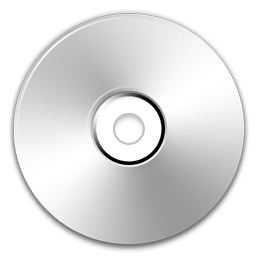
//> input picture CD.bmp, 256 x 256 px, given in place of the camera
$ ./original   (built with g++ and OpenCV 4)
//> lines starting //> are read from the running program, lines starting //| are printed output that depends on the picture; after the words box and inside, x2 and y2 are one past the last pixel; in counts of white or black regions, pixels touching at a corner belong together
#include "opencv2/video/tracking.hpp"
#include "opencv2/imgproc.hpp"
#include "opencv2/videoio.hpp"
#include "opencv2/highgui.hpp"

#include <iostream>
#include <ctype.h>

#define OBS_RADIUS_CM 6
#define OBS_DISTANCE 68
#define OBS_RADIUS_PX 91

#define FOCAL (OBS_RADIUS_PX * OBS_DISTANCE)/OBS_RADIUS_CM


using namespace cv;
using namespace std;


Point2f point;
bool addRemovePt = false;

static void onMouse( int event, int x, int y, int /*flags*/, void* /*param*/ )
{
    if( event == EVENT_LBUTTONDOWN )
    {
        point = Point2f((float)x, (float)y);
        addRemovePt = true;
    }
}

int realDistance (int DIST_PX) {
    return (int) ((OBS_RADIUS_CM*FOCAL)/DIST_PX);
}

void brightnessContrast(Mat image, double alpha, int beta) {
    for( int y = 0; y < image.rows; y++ ) {
        for( int x = 0; x < image.cols; x++ ) {
            for( int c = 0; c < 3; c++ ) {
                image.at<Vec3b>(y,x)[c] = saturate_cast<uchar>( alpha*( image.at<Vec3b>(y,x)[c] ) + beta);
            }
        }
    }
}

Mat maskImg(Mat image) {
    Mat mask;
    inRange(image, Scalar(0,0,0), Scalar(50,50,50),mask);
    Mat masked;
    bitwise_or(image, mask, masked);
    return masked;
}


int main( int argc, char** argv )
{
    VideoCapture cap(0);
    TermCriteria termcrit(TermCriteria::COUNT|TermCriteria::EPS,20,0.03);
    Size subPixWinSize(10,10), winSize(31,31);

    const int MAX_COUNT = 5000;
    bool needToInit = false;
    bool nightMode = false;


    cap.open(0);

    if( !cap.isOpened() )
    {
        cout << "Could not initialize capturing...\n";
        return 0;
    }

    namedWindow( "Optical Flow", 1 );
    setMouseCallback( "Optical Flow", onMouse, 0 );

    Mat gray, prevGray, image, frame;
    vector<Point2f> points[2];

    while(1)
    {
        cap >> frame;
//> frame is the input picture: 256 rows x 256 cols, CV_8UC3; min 0, max 255, mean 224.9
        if( frame.empty() )
            break;

        frame.copyTo(image);
        cvtColor(image, gray, COLOR_BGR2GRAY);

        if( nightMode )
            image = Scalar::all(0);

        if( needToInit )
        {
            // automatic initialization
            goodFeaturesToTrack(gray, points[1], MAX_COUNT, 0.01, 10, Mat(), 3, 0, 0.04);
            cornerSubPix(gray, points[1], subPixWinSize, Size(-1,-1), termcrit);
            addRemovePt = false;
        }
        else if( !points[0].empty() )
        {
            vector<uchar> status;
            vector<float> err;
            if(prevGray.empty())
                gray.copyTo(prevGray);
            calcOpticalFlowPyrLK(prevGray, gray, points[0], points[1], status, err, winSize,
                                 3, termcrit, 0, 0.001);
            size_t i, k;
            for( i = k = 0; i < points[1].size(); i++ )
            {
                if( addRemovePt )
                {
                    if( norm(point - points[1][i]) <= 5 )
                    {
                        addRemovePt = false;
                        continue;
                    }
                }

                if( !status[i] )
                    continue;

                points[1][k++] = points[1][i];
                circle( image, points[1][i], 3, Scalar(0,255,0), -1, 8);
            }
            points[1].resize(k);
        }

        if( addRemovePt && points[1].size() < (size_t)MAX_COUNT )
        {
            vector<Point2f> tmp;
            tmp.push_back(point);
            cornerSubPix( gray, tmp, winSize, Size(-1,-1), termcrit);
            points[1].push_back(tmp[0]);
            addRemovePt = false;
        }

        medianBlur(gray, gray, 5);
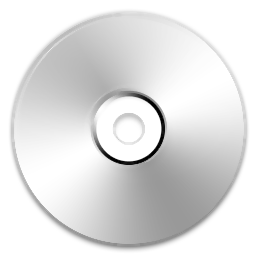
//> gray: 256 rows x 256 cols, CV_8UC1; min 0, max 255, mean 225.2
        //brightnessContrast(gray, 1, 20);
        //gray = maskImg(gray);

        vector<Vec3f> circles;
        HoughCircles(gray, circles, HOUGH_GRADIENT, 5,
                     500, // change this value to detect circles with different distances to each other
                     100, 20, 20, 100 // change the last two parameters
                     // (min_radius & max_radius) to detect larger circles
                     );
//> circles = 1 circle (x, y, radius): [127.5, 127.5, 32.5]
        int radius = 0;

        for( size_t j = 0; j < circles.size(); j++ )
        {
            Vec3i c = circles[j];
            radius = cvRound(c[2]);
            circle( image, Point(c[0], c[1]), c[2], Scalar(0,0,255), 3, LINE_AA);
            circle( image, Point(c[0], c[1]), 2, Scalar(0,255,0), 3, LINE_AA);

        }
//> this loop made 1 pass
//> (c, radius) on pass 1: ([128, 128, 32], 32)
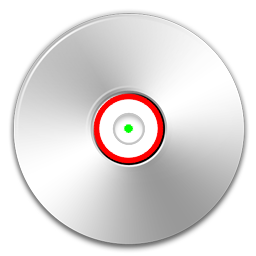
//> image: 256 rows x 256 cols, CV_8UC3; 2.21% of pixels changed, all inside (x1, y1, x2, y2) = (93, 93, 164, 164)

        char text[255];
        sprintf(text, "Vzdialenost: %d cm", realDistance(radius));
//> text = "Vzdialenost: 193 cm"
        int baseline = 0;
        Size textSize = getTextSize(text, FONT_ITALIC, 1.5, 4, &baseline);
//> baseline = 16; textSize = Size(490, 34)
        Point textOrg(gray.cols - textSize.width, 0 + textSize.height);
//> textOrg = Point(-234, 34)


        putText (image, text,textOrg, FONT_ITALIC,1.5, cvScalar(255,255,255),4);
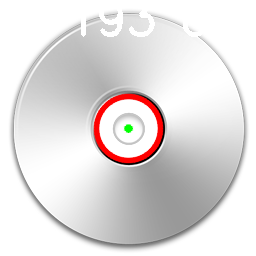
//> image: 256 rows x 256 cols, CV_8UC3; 1.26% of pixels changed, all inside (x1, y1, x2, y2) = (81, 8, 203, 37)
        printf("Real distance: %d cm\n",realDistance(radius));
//| Real distance: 193 cm

        needToInit = false;
        imshow("Optical Flow", image);

        char c = (char)waitKey(10);
//> the Esc key is pressed
        if( c == 27 )
            break;
        switch( c )
        {
            case 'r':
                needToInit = true;
                break;
            case 'c':
                points[0].clear();
                points[1].clear();
                break;
            case 'n':
                nightMode = !nightMode;
                break;
        }

        std::swap(points[1], points[0]);
        cv::swap(prevGray, gray);
    }

    return 0;
}
